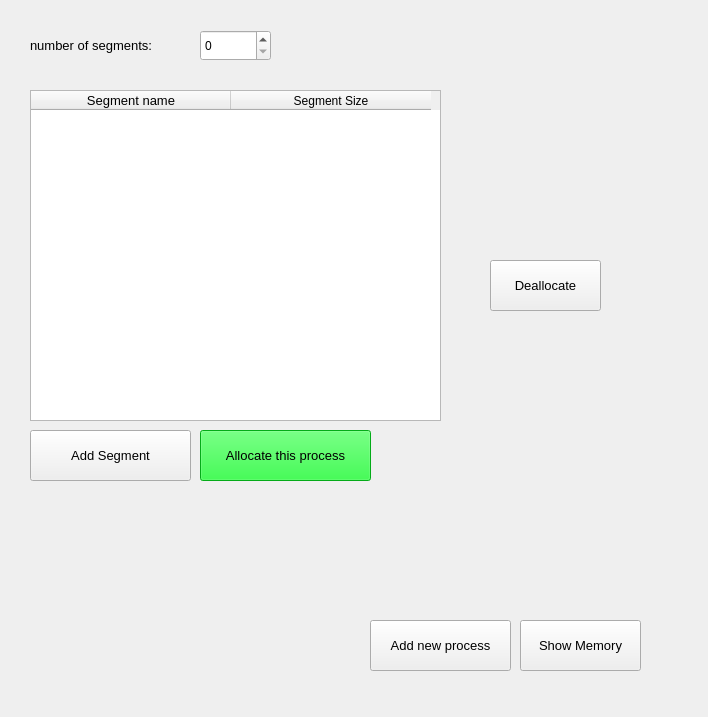
<?xml version="1.0" encoding="UTF-8"?>
<ui version="4.0">
 <class>Form</class>
 <widget class="QWidget" name="Form">
  <property name="enabled">
   <bool>true</bool>
  </property>
  <property name="geometry">
   <rect>
    <x>0</x>
    <y>0</y>
    <width>708</width>
    <height>717</height>
   </rect>
  </property>
  <property name="windowTitle">
   <string>Form</string>
  </property>
  <property name="styleSheet">
   <string notr="true"/>
  </property>
  <widget class="QLabel" name="label">
   <property name="geometry">
    <rect>
     <x>30</x>
     <y>10</y>
     <width>181</width>
     <height>71</height>
    </rect>
   </property>
   <property name="font">
    <font>
     <pointsize>10</pointsize>
    </font>
   </property>
   <property name="text">
    <string>number of segments:</string>
   </property>
  </widget>
  <widget class="QTableWidget" name="process_table">
   <property name="geometry">
    <rect>
     <x>30</x>
     <y>90</y>
     <width>411</width>
     <height>331</height>
    </rect>
   </property>
   <property name="showGrid">
    <bool>true</bool>
   </property>
   <property name="rowCount">
    <number>0</number>
   </property>
   <attribute name="horizontalHeaderDefaultSectionSize">
    <number>200</number>
   </attribute>
   <attribute name="horizontalHeaderHighlightSections">
    <bool>true</bool>
   </attribute>
   <column>
    <property name="text">
     <string>Segment name</string>
    </property>
    <property name="font">
     <font>
      <pointsize>10</pointsize>
     </font>
    </property>
   </column>
   <column>
    <property name="text">
     <string>Segment Size</string>
    </property>
   </column>
  </widget>
  <widget class="QPushButton" name="allocate_button">
   <property name="geometry">
    <rect>
     <x>200</x>
     <y>430</y>
     <width>171</width>
     <height>51</height>
    </rect>
   </property>
   <property name="font">
    <font>
     <pointsize>10</pointsize>
    </font>
   </property>
   <property name="styleSheet">
    <string notr="true">
background-color: rgb(6, 239, 33);
</string>
   </property>
   <property name="text">
    <string>Allocate this process</string>
   </property>
  </widget>
  <widget class="QPushButton" name="memory_button">
   <property name="geometry">
    <rect>
     <x>520</x>
     <y>620</y>
     <width>121</width>
     <height>51</height>
    </rect>
   </property>
   <property name="font">
    <font>
     <pointsize>10</pointsize>
    </font>
   </property>
   <property name="styleSheet">
    <string notr="true"/>
   </property>
   <property name="text">
    <string>Show Memory</string>
   </property>
  </widget>
  <widget class="QPushButton" name="add_process_button">
   <property name="geometry">
    <rect>
     <x>370</x>
     <y>620</y>
     <width>141</width>
     <height>51</height>
    </rect>
   </property>
   <property name="font">
    <font>
     <pointsize>10</pointsize>
    </font>
   </property>
   <property name="styleSheet">
    <string notr="true"/>
   </property>
   <property name="text">
    <string>Add new process</string>
   </property>
  </widget>
  <widget class="QPushButton" name="deallocate_button">
   <property name="geometry">
    <rect>
     <x>490</x>
     <y>260</y>
     <width>111</width>
     <height>51</height>
    </rect>
   </property>
   <property name="font">
    <font>
     <pointsize>10</pointsize>
    </font>
   </property>
   <property name="styleSheet">
    <string notr="true"/>
   </property>
   <property name="text">
    <string>Deallocate</string>
   </property>
  </widget>
  <widget class="QPushButton" name="add_segment_button">
   <property name="geometry">
    <rect>
     <x>30</x>
     <y>430</y>
     <width>161</width>
     <height>51</height>
    </rect>
   </property>
   <property name="font">
    <font>
     <pointsize>10</pointsize>
    </font>
   </property>
   <property name="text">
    <string>Add Segment</string>
   </property>
  </widget>
  <widget class="QSpinBox" name="number_of_segments">
   <property name="geometry">
    <rect>
     <x>200</x>
     <y>30</y>
     <width>71</width>
     <height>31</height>
    </rect>
   </property>
  </widget>
 </widget>
 <resources/>
 <connections/>
</ui>
